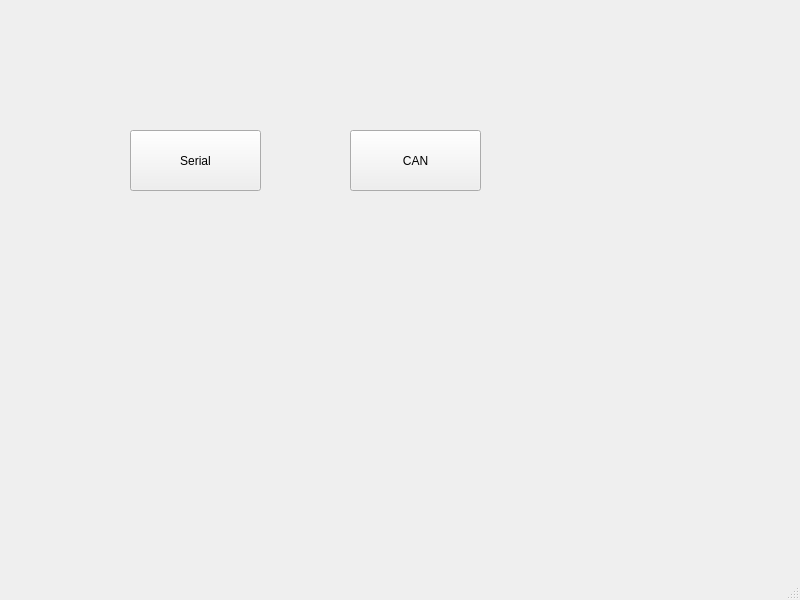
<?xml version="1.0" encoding="UTF-8"?>
<ui version="4.0">
 <class>MainWindow</class>
 <widget class="QMainWindow" name="MainWindow">
  <property name="geometry">
   <rect>
    <x>0</x>
    <y>0</y>
    <width>800</width>
    <height>600</height>
   </rect>
  </property>
  <property name="windowTitle">
   <string>MainWindow</string>
  </property>
  <widget class="QWidget" name="centralwidget">
   <widget class="QPushButton" name="SerialButton">
    <property name="geometry">
     <rect>
      <x>130</x>
      <y>130</y>
      <width>131</width>
      <height>61</height>
     </rect>
    </property>
    <property name="text">
     <string>Serial</string>
    </property>
   </widget>
   <widget class="QPushButton" name="CanButton">
    <property name="geometry">
     <rect>
      <x>350</x>
      <y>130</y>
      <width>131</width>
      <height>61</height>
     </rect>
    </property>
    <property name="text">
     <string>CAN</string>
    </property>
   </widget>
  </widget>
  <widget class="QMenuBar" name="menubar">
   <property name="geometry">
    <rect>
     <x>0</x>
     <y>0</y>
     <width>800</width>
     <height>21</height>
    </rect>
   </property>
  </widget>
  <widget class="QStatusBar" name="statusbar"/>
 </widget>
 <resources/>
 <connections/>
</ui>
